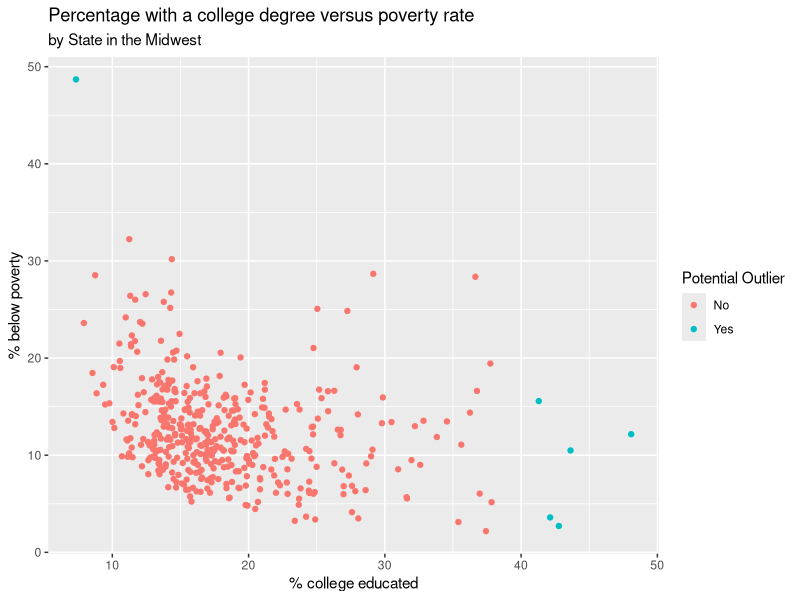

R code for this plot:
## ---- chunk 1
#| eval: true
#| message: false

library(tidyverse)
## ---- chunk 2
midwest |>
  count(state, sort = TRUE)
## ---- chunk 3
midwest |>
  count(county) |>
  filter(n == 5)
## ---- chunk 4
midwest |>
  filter(popdensity > 25000) |>
  select(county, state, popdensity, poptotal, area) |>
  arrange(desc(popdensity))
## ---- chunk 5
midwest |>
  filter(popdensity == max(popdensity)) |>
  select(county, state, popdensity, poptotal, area)
## ---- chunk 6
midwest |>
  summarize(
    typical = median(popdensity),
    lower = quantile(popdensity, 0.25),
    upper = quantile(popdensity, 0.75)
  )
## ---- chunk 7
midwest |>
  mutate(metro = if_else(inmetro == 1, "Yes", "No")) |>
  count(state, metro) |>
  group_by(state) |>
  mutate(prop = n / sum(n)) |>
  filter(metro == "Yes")
## ---- chunk 8
midwest |>
  filter(percollege < 10, percbelowpoverty > 45) |>
  select(county, state, percbelowpoverty, percollege)
## ---- chunk 9
midwest |>
  filter(percollege > 40, percbelowpoverty < 20) |>
  select(county, state, percbelowpoverty, percollege)
## ---- chunk 10

midwest |>
  filter((percollege < 10 & percbelowpoverty > 45) | 
         (percollege > 40 & percbelowpoverty < 20)) |>
  select(county, state, percbelowpoverty, percollege)
## ---- chunk 11
midwest <- midwest |>
  mutate(potential_outlier = if_else(
    (percollege < 10 & percbelowpoverty > 45) | (percollege > 40 & percbelowpoverty < 20),
    "Yes",
    "No"
  ))

midwest |>
  select(county, state, percbelowpoverty, percollege, potential_outlier) |>
  arrange(potential_outlier)
## ---- chunk 12
ggplot(midwest, aes(x = percollege, y = percbelowpoverty, color = potential_outlier)) +
  geom_point() +
  labs(
    x = "% college educated",
    y = "% below poverty",
    title = "Percentage with a college degree versus poverty rate",
    subtitle = "by State in the Midwest",
    color = "Potential Outlier"
  )
